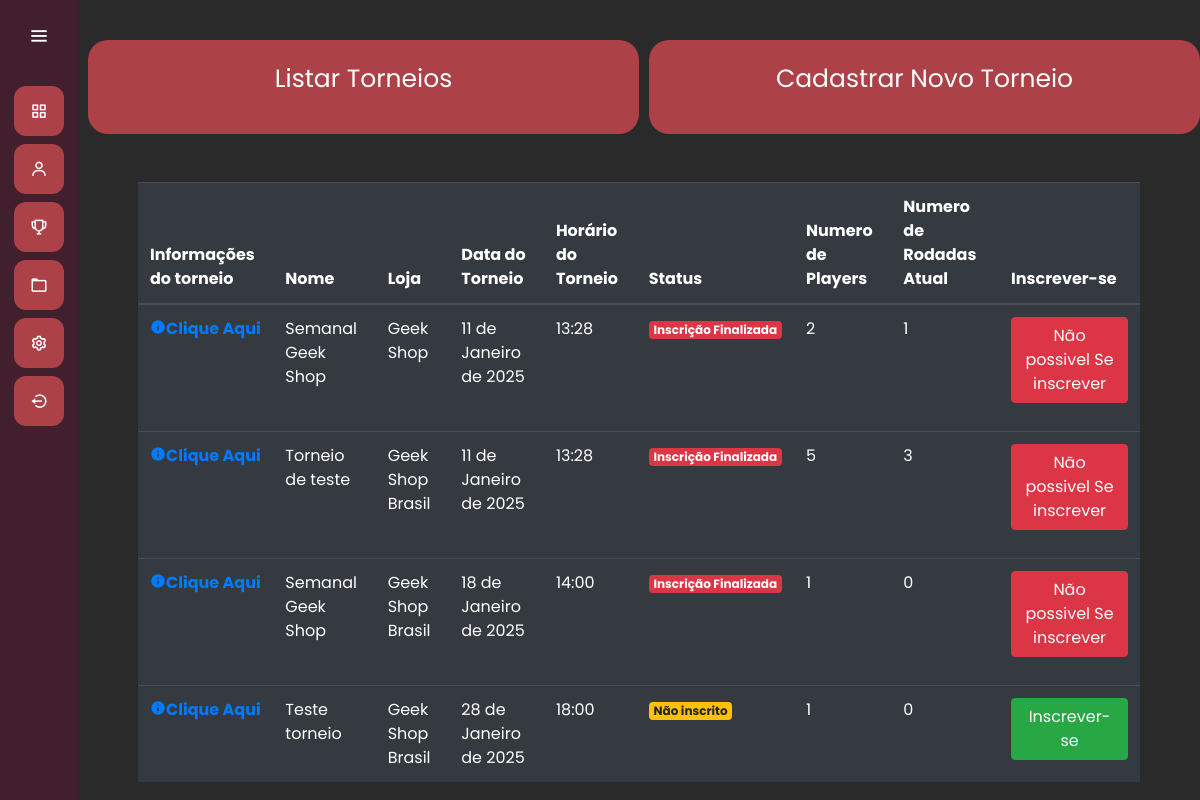
The page /torneio/listar_torneio/ (signed in) on the database its author committed.
### torneio/models.py (models this page shows, shortened)
class Torneio(models.Model):
    name = models.CharField(max_length=100)
    loja = models.CharField(max_length=100)
    categoria = models.ForeignKey(CategoriaTorneio, on_delete=models.CASCADE)
    duelists = models.ManyToManyField(Duelist, null=True, blank=True)
    horario_inicio = models.TimeField(null=True)
    data_inicio = models.DateField(null=True)
    data_fim = models.DateField(null=True)
    finalizado = models.BooleanField(default=False)
    protocolo = models.CharField(max_length=44, null=True, blank=True)
    identificador = models.CharField(max_length=24, null=True, blank=True)
    num_rodadas = models.IntegerField(default=1)
    winner = models.ForeignKey(Duelist, on_delete=models.CASCADE, related_name='torneios_ganhos', null=True, blank=True)
    def save(self, *args, **kwargs):
        if not self.protocolo:
            self.protocolo = datetime.now().strftime("%d/%m/%Y-%H:%M:%-S-") + token_hex(12)
        if not self.identificador:
            self.identificador = token_urlsafe(16)
        super().save(*args, **kwargs)
    def definir_num_rodadas(self):
        duelists = self.duelists.all()
        num_duelists = duelists.count()
        if num_duelists < 2:
            return 0
        num_rodadas = math.ceil(math.log2(num_duelists))
        self.num_rodadas = num_rodadas
        self.save()
        return num_rodadas
    def definir_fim_torneio(self):
        if self.data_fim == datetime.now().date() and self.horario_inicio <= datetime.now().time():
            self.finalizado = True
        if self.data_fim < datetime.now().date():
            self.finalizado = True
            self.save()
        return self.data_fim

### torneio/views.py (the view)
# urls.py: path('listar_torneio/' , views.listar_torneio, name = 'listar_torneio'),
def listar_torneio(request):
    if request.method == "GET":
        torneios = Torneio.objects.all()
        user = request.user
        torneios_inscritos = []
        for torneio in torneios:
            duelist = Duelist.objects.get(email=user.email)
            inscrito = torneio.duelists.filter(id=duelist.id).exists()
            torneios_inscritos.append({'torneio': torneio, 'inscrito': inscrito})
        return render(request, 'listar_torneio.html', {'torneios_inscritos': torneios_inscritos})

### torneio/templates/listar_torneio.html
{% extends 'base.html' %}
{% load static %}
{% block 'head' %}
    <link rel="stylesheet" href="{% static 'duelists/css/duelists.css' %}">
    <link rel="stylesheet" href="{% static 'torneio/css/listar_torneio.css' %}">
{% endblock %}
{% block 'dashboard' %}
<div class=container>
  <div class="row">
    <a href="{% url 'listar_torneio' %}" style="text-decoration: none; color: inherit;" class="col-md card-dashboard">
        <p class="text-card">Listar Torneios</p>
    </a>
{%if user.is_staff%}
    <a href="{% url 'novo_torneio' %}" style="text-decoration: none; color: inherit;" class="col-md card-dashboard">
        <p class="text-card">Cadastrar Novo Torneio</p>
    </a>
    {%endif%}
</div>
</div>
<br>
<br>
<div class="container-fluid distanciamento">
    <div>
        <table class="table table-dark">
            <thead>
              <tr>
                <th scope="col">Informações do torneio</th>
                <th scope="col">Nome</th>
                <th scope="col">Loja</th>
                <th scope="col">Data do Torneio</th>
                <th scope="col">Horário do Torneio</th>
                <th scope="col">Status</th>
                <th scope="col">Numero de Players</th>
                <th scope="col">Numero de Rodadas Atual</th>
                <th scope="col">Inscrever-se</th>
              </tr>
            </thead>
            <tbody>
                {% for torneio in torneios_inscritos %}
                <tr>
                    <th><a href="{% url 'acessar_torneio' torneio.torneio.identificador%}"><i class='bx bxs-info-circle'></i>Clique Aqui</a></th>
                    <td>{{torneio.torneio.name}}</td>
                    <td>{{torneio.torneio.loja}}</td>
                    <td>{{torneio.torneio.definir_fim_torneio}}</td>
                    <td>{{torneio.torneio.horario_inicio}}</td>
                    <td>
                        {% if torneio.torneio.finalizado %}
                        <span class="badge badge-danger">Inscrição Finalizada</span>
                        {%elif torneio.inscrito%}
                        <span class="badge badge-success">Inscrito</span>
                        {%else%}
                        <span class="badge badge-warning">Não inscrito</span>
                        {%endif%}                        </td>
                        <td> {{torneio.torneio.duelists.all.count}}</td>
                        <td> {{torneio.torneio.definir_num_rodadas}}</td>
                        {% if torneio.torneio.finalizado %}
                          <td><p class="btn btn-danger">Não possivel Se inscrever</p></td>
                        {%elif torneio.inscrito%}
                        <td><a href="{% url 'des_inscrever_jogador' torneio.torneio.identificador %}" class="btn btn-warning">Des-inscrever</a></td>
                        {%else%}
                          <td><a href="{% url 'inscrever_jogador' torneio.torneio.identificador %}" class="btn btn-success">Inscrever-se</a></td>
                        {%endif%}
                  </tr>
                {% endfor %}
            </tbody>
          </table>
    </div>
</div>
{% endblock %}

### templates/static/general/css/base.css (style rules this page uses)
* { margin: 0; padding: 0; box-sizing: border-box; font-family: "Poppins" , sans-serif; }

### templates/static/general/css/general.css (style rules this page uses)
:root { --main-color: #ac4147; --dark-color: #411f2d; --light-color: #ffc27f; --contrast-color: #f88863; --differential-color: #ffe29a; }

### templates/static/duelists/css/duelists.css (style rules this page uses)
.card-dashboard { background-color: var(--main-color); width: 50%; margin-left: 10px; margin-top: 40px; text-align: center; padding: 20px; cursor: pointer; border-radius: 20px; }
.text-card { font-size: 25px; }

### templates/static/torneio/css/listar_torneio.css (style rules this page uses)
.distanciamento { padding-left: 60px; padding-right: 60px; }

### rows shown on the page
Torneio: torneio.name "Semanal Geek Shop", torneio.loja "Geek Shop", torneio.definir_fim_torneio "11 de Janeiro de 2025", torneio.horario_inicio "13:28", shows "Inscrição Finalizada", torneio.duelists.all.count "2", torneio.definir_num_rodadas "1", shows "Não possivel Se inscrever"
Torneio: torneio.name "Torneio de teste", torneio.loja "Geek Shop Brasil", torneio.definir_fim_torneio "11 de Janeiro de 2025", torneio.horario_inicio "13:28", shows "Inscrição Finalizada", torneio.duelists.all.count "5", torneio.definir_num_rodadas "3", shows "Não possivel Se inscrever"
Torneio: torneio.name "Semanal Geek Shop", torneio.loja "Geek Shop Brasil", torneio.definir_fim_torneio "18 de Janeiro de 2025", torneio.horario_inicio "14:00", finalizado "Inscrição Finalizada", torneio.duelists.all.count "1", torneio.definir_num_rodadas "0"
Torneio: torneio.name "Teste torneio", torneio.loja "Geek Shop Brasil", torneio.definir_fim_torneio "28 de Janeiro de 2025", torneio.horario_inicio "18:00", finalizado "Não inscrito", torneio.duelists.all.count "1", torneio.definir_num_rodadas "0"
